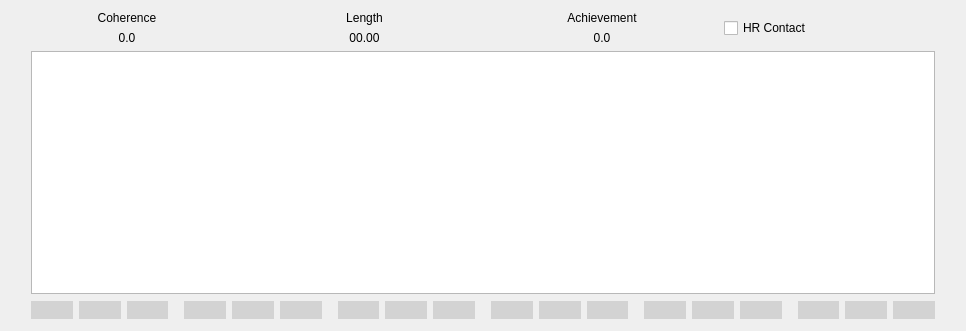
   <widget class="QWidget" name="verticalLayoutWidget_10">
    <property name="enabled">
     <bool>true</bool>
    </property>
    <property name="geometry">
     <rect>
      <x>990</x>
      <y>30</y>
      <width>966</width>
      <height>331</height>
     </rect>
    </property>
    <layout class="QVBoxLayout" name="sessionInProgressScreen_2">
     <item>
      <layout class="QHBoxLayout" name="horizontalLayout_13">
       <property name="sizeConstraint">
        <enum>QLayout::SetMinimumSize</enum>
       </property>
       <item>
        <layout class="QVBoxLayout" name="verticalLayout_9">
         <item>
          <widget class="QLabel" name="label_3">
           <property name="enabled">
            <bool>true</bool>
           </property>
           <property name="text">
            <string>Coherence</string>
           </property>
           <property name="alignment">
            <set>Qt::AlignCenter</set>
           </property>
          </widget>
         </item>
         <item>
          <widget class="QLabel" name="coherenceValue_2">
           <property name="enabled">
            <bool>true</bool>
           </property>
           <property name="text">
            <string>0.0</string>
           </property>
           <property name="alignment">
            <set>Qt::AlignCenter</set>
           </property>
          </widget>
         </item>
        </layout>
       </item>
       <item>
        <layout class="QVBoxLayout" name="verticalLayout_10">
         <item>
          <widget class="QLabel" name="label_5">
           <property name="enabled">
            <bool>true</bool>
           </property>
           <property name="text">
            <string>Length</string>
           </property>
           <property name="alignment">
            <set>Qt::AlignCenter</set>
           </property>
          </widget>
         </item>
         <item>
          <widget class="QLabel" name="lengthValue_2">
           <property name="enabled">
            <bool>true</bool>
           </property>
           <property name="text">
            <string>00.00</string>
           </property>
           <property name="alignment">
            <set>Qt::AlignCenter</set>
           </property>
          </widget>
         </item>
        </layout>
       </item>
       <item>
        <layout class="QVBoxLayout" name="verticalLayout_11">
         <item>
          <widget class="QLabel" name="label_7">
           <property name="enabled">
            <bool>true</bool>
           </property>
           <property name="text">
            <string>Achievement</string>
           </property>
           <property name="alignment">
            <set>Qt::AlignCenter</set>
           </property>
          </widget>
         </item>
         <item>
          <widget class="QLabel" name="achievementValue_2">
           <property name="enabled">
            <bool>true</bool>
           </property>
           <property name="text">
            <string>0.0</string>
           </property>
           <property name="alignment">
            <set>Qt::AlignCenter</set>
           </property>
          </widget>
         </item>
        </layout>
       </item>
       <item>
        <layout class="QVBoxLayout" name="verticalLayout_12">
         <item>
          <widget class="QCheckBox" name="hrContact_2">
           <property name="enabled">
            <bool>true</bool>
           </property>
           <property name="text">
            <string>HR Contact</string>
           </property>
          </widget>
         </item>
        </layout>
       </item>
      </layout>
     </item>
     <item>
      <layout class="QHBoxLayout" name="horizontalLayout_14">
       <item>
        <spacer name="horizontalSpacer_13">
         <property name="enabled">
          <bool>true</bool>
         </property>
         <property name="orientation">
          <enum>Qt::Horizontal</enum>
         </property>
         <property name="sizeType">
          <enum>QSizePolicy::Fixed</enum>
         </property>
         <property name="sizeHint" stdset="0">
          <size>
           <width>20</width>
           <height>20</height>
          </size>
         </property>
        </spacer>
       </item>
       <item>
        <layout class="QVBoxLayout" name="verticalLayout_13">
         <item>
          <widget class="QGraphicsView" name="hrvGraph_2">
           <property name="enabled">
            <bool>true</bool>
           </property>
          </widget>
         </item>
         <item>
          <layout class="QHBoxLayout" name="horizontalLayout_15">
           <item>
            <widget class="QPushButton" name="bp0_2">
             <property name="enabled">
              <bool>true</bool>
             </property>
             <property name="font">
              <font>
               <pointsize>11</pointsize>
              </font>
             </property>
             <property name="styleSheet">
              <string notr="true">border: none;
background-color: #D3D3D3;</string>
             </property>
             <property name="text">
              <string/>
             </property>
            </widget>
           </item>
           <item>
            <widget class="QPushButton" name="bp1_2">
             <property name="enabled">
              <bool>true</bool>
             </property>
             <property name="font">
              <font>
               <pointsize>11</pointsize>
              </font>
             </property>
             <property name="styleSheet">
              <string notr="true">border: none;
background-color: #D3D3D3;</string>
             </property>
             <property name="text">
              <string/>
             </property>
            </widget>
           </item>
           <item>
            <widget class="QPushButton" name="bp2_2">
             <property name="enabled">
              <bool>true</bool>
             </property>
             <property name="font">
              <font>
               <pointsize>11</pointsize>
              </font>
             </property>
             <property name="styleSheet">
              <string notr="true">border: none;
background-color: #D3D3D3;</string>
             </property>
             <property name="text">
              <string/>
             </property>
            </widget>
           </item>
           <item>
            <spacer name="horizontalSpacer_14">
             <property name="enabled">
              <bool>true</bool>
             </property>
             <property name="orientation">
              <enum>Qt::Horizontal</enum>
             </property>
             <property name="sizeType">
              <enum>QSizePolicy::Fixed</enum>
             </property>
             <property name="sizeHint" stdset="0">
              <size>
               <width>10</width>
               <height>20</height>
              </size>
             </property>
            </spacer>
           </item>
           <item>
            <widget class="QPushButton" name="bp3_2">
             <property name="enabled">
              <bool>true</bool>
             </property>
             <property name="font">
              <font>
               <pointsize>11</pointsize>
              </font>
             </property>
             <property name="styleSheet">
              <string notr="true">border: none;
background-color: #D3D3D3;</string>
             </property>
             <property name="text">
              <string/>
             </property>
            </widget>
           </item>
           <item>
            <widget class="QPushButton" name="bp4_2">
             <property name="enabled">
              <bool>true</bool>
             </property>
             <property name="font">
              <font>
               <pointsize>11</pointsize>
              </font>
             </property>
             <property name="styleSheet">
              <string notr="true">border: none;
background-color: #D3D3D3;</string>
             </property>
             <property name="text">
              <string/>
             </property>
            </widget>
           </item>
           <item>
            <widget class="QPushButton" name="bp5_2">
             <property name="enabled">
              <bool>true</bool>
             </property>
             <property name="font">
              <font>
               <pointsize>11</pointsize>
              </font>
             </property>
             <property name="styleSheet">
              <string notr="true">border: none;
background-color: #D3D3D3;</string>
             </property>
             <property name="text">
              <string/>
             </property>
            </widget>
           </item>
           <item>
            <spacer name="horizontalSpacer_15">
             <property name="enabled">
              <bool>true</bool>
             </property>
             <property name="orientation">
              <enum>Qt::Horizontal</enum>
             </property>
             <property name="sizeType">
              <enum>QSizePolicy::Fixed</enum>
             </property>
             <property name="sizeHint" stdset="0">
              <size>
               <width>10</width>
               <height>20</height>
              </size>
             </property>
            </spacer>
           </item>
           <item>
            <widget class="QPushButton" name="bp6_2">
             <property name="enabled">
              <bool>true</bool>
             </property>
             <property name="font">
              <font>
               <pointsize>11</pointsize>
              </font>
             </property>
             <property name="styleSheet">
              <string notr="true">border: none;
background-color: #D3D3D3;</string>
             </property>
             <property name="text">
              <string/>
             </property>
            </widget>
           </item>
           <item>
            <widget class="QPushButton" name="bp7_2">
             <property name="enabled">
              <bool>true</bool>
             </property>
             <property name="font">
              <font>
               <pointsize>11</pointsize>
              </font>
             </property>
             <property name="styleSheet">
              <string notr="true">border: none;
background-color: #D3D3D3;</string>
             </property>
             <property name="text">
              <string/>
             </property>
            </widget>
           </item>
           <item>
            <widget class="QPushButton" name="bp8_2">
             <property name="enabled">
              <bool>true</bool>
             </property>
             <property name="font">
              <font>
               <pointsize>11</pointsize>
              </font>
             </property>
             <property name="styleSheet">
              <string notr="true">border: none;
background-color: #D3D3D3;</string>
             </property>
             <property name="text">
              <string/>
             </property>
            </widget>
           </item>
           <item>
            <spacer name="horizontalSpacer_16">
             <property name="enabled">
              <bool>true</bool>
             </property>
             <property name="orientation">
              <enum>Qt::Horizontal</enum>
             </property>
             <property name="sizeType">
              <enum>QSizePolicy::Fixed</enum>
             </property>
             <property name="sizeHint" stdset="0">
              <size>
               <width>10</width>
               <height>20</height>
              </size>
             </property>
            </spacer>
           </item>
           <item>
            <widget class="QPushButton" name="bp9_2">
             <property name="enabled">
              <bool>true</bool>
             </property>
             <property name="font">
              <font>
               <pointsize>11</pointsize>
              </font>
             </property>
             <property name="styleSheet">
              <string notr="true">border: none;
background-color: #D3D3D3;</string>
             </property>
             <property name="text">
              <string/>
             </property>
            </widget>
           </item>
           <item>
            <widget class="QPushButton" name="bp10_2">
             <property name="enabled">
              <bool>true</bool>
             </property>
             <property name="font">
              <font>
               <pointsize>11</pointsize>
              </font>
             </property>
             <property name="styleSheet">
              <string notr="true">border: none;
background-color: #D3D3D3;</string>
             </property>
             <property name="text">
              <string/>
             </property>
            </widget>
           </item>
           <item>
            <widget class="QPushButton" name="bp11_2">
             <property name="enabled">
              <bool>true</bool>
             </property>
             <property name="font">
              <font>
               <pointsize>11</pointsize>
              </font>
             </property>
             <property name="styleSheet">
              <string notr="true">border: none;
background-color: #D3D3D3;</string>
             </property>
             <property name="text">
              <string/>
             </property>
            </widget>
           </item>
           <item>
            <spacer name="horizontalSpacer_17">
             <property name="enabled">
              <bool>true</bool>
             </property>
             <property name="orientation">
              <enum>Qt::Horizontal</enum>
             </property>
             <property name="sizeType">
              <enum>QSizePolicy::Fixed</enum>
             </property>
             <property name="sizeHint" stdset="0">
              <size>
               <width>10</width>
               <height>20</height>
              </size>
             </property>
            </spacer>
           </item>
           <item>
            <widget class="QPushButton" name="bp12_2">
             <property name="enabled">
              <bool>true</bool>
             </property>
             <property name="font">
              <font>
               <pointsize>11</pointsize>
              </font>
             </property>
             <property name="styleSheet">
              <string notr="true">border: none;
background-color: #D3D3D3;</string>
             </property>
             <property name="text">
              <string/>
             </property>
            </widget>
           </item>
           <item>
            <widget class="QPushButton" name="bp13_2">
             <property name="enabled">
              <bool>true</bool>
             </property>
             <property name="font">
              <font>
               <pointsize>11</pointsize>
              </font>
             </property>
             <property name="styleSheet">
              <string notr="true">border: none;
background-color: #D3D3D3;</string>
             </property>
             <property name="text">
              <string/>
             </property>
            </widget>
           </item>
           <item>
            <widget class="QPushButton" name="bp14_2">
             <property name="enabled">
              <bool>true</bool>
             </property>
             <property name="font">
              <font>
               <pointsize>11</pointsize>
              </font>
             </property>
             <property name="styleSheet">
              <string notr="true">border: none;
background-color: #D3D3D3;</string>
             </property>
             <property name="text">
              <string/>
             </property>
            </widget>
           </item>
           <item>
            <spacer name="horizontalSpacer_18">
             <property name="enabled">
              <bool>true</bool>
             </property>
             <property name="orientation">
              <enum>Qt::Horizontal</enum>
             </property>
             <property name="sizeType">
              <enum>QSizePolicy::Fixed</enum>
             </property>
             <property name="sizeHint" stdset="0">
              <size>
               <width>10</width>
               <height>20</height>
              </size>
             </property>
            </spacer>
           </item>
           <item>
            <widget class="QPushButton" name="bp15_2">
             <property name="enabled">
              <bool>true</bool>
             </property>
             <property name="font">
              <font>
               <pointsize>11</pointsize>
              </font>
             </property>
             <property name="styleSheet">
              <string notr="true">border: none;
background-color: #D3D3D3;</string>
             </property>
             <property name="text">
              <string/>
             </property>
            </widget>
           </item>
           <item>
            <widget class="QPushButton" name="bp16_2">
             <property name="enabled">
              <bool>true</bool>
             </property>
             <property name="font">
              <font>
               <pointsize>11</pointsize>
              </font>
             </property>
             <property name="styleSheet">
              <string notr="true">border: none;
background-color: #D3D3D3;</string>
             </property>
             <property name="text">
              <string/>
             </property>
            </widget>
           </item>
           <item>
            <widget class="QPushButton" name="bp17_2">
             <property name="enabled">
              <bool>true</bool>
             </property>
             <property name="font">
              <font>
               <pointsize>11</pointsize>
              </font>
             </property>
             <property name="styleSheet">
              <string notr="true">border: none;
background-color: #D3D3D3;</string>
             </property>
             <property name="text">
              <string/>
             </property>
            </widget>
           </item>
          </layout>
         </item>
        </layout>
       </item>
       <item>
        <spacer name="horizontalSpacer_19">
         <property name="enabled">
          <bool>true</bool>
         </property>
         <property name="orientation">
          <enum>Qt::Horizontal</enum>
         </property>
         <property name="sizeType">
          <enum>QSizePolicy::Fixed</enum>
         </property>
         <property name="sizeHint" stdset="0">
          <size>
           <width>20</width>
           <height>20</height>
          </size>
         </property>
        </spacer>
       </item>
      </layout>
     </item>
    </layout>
   </widget>
